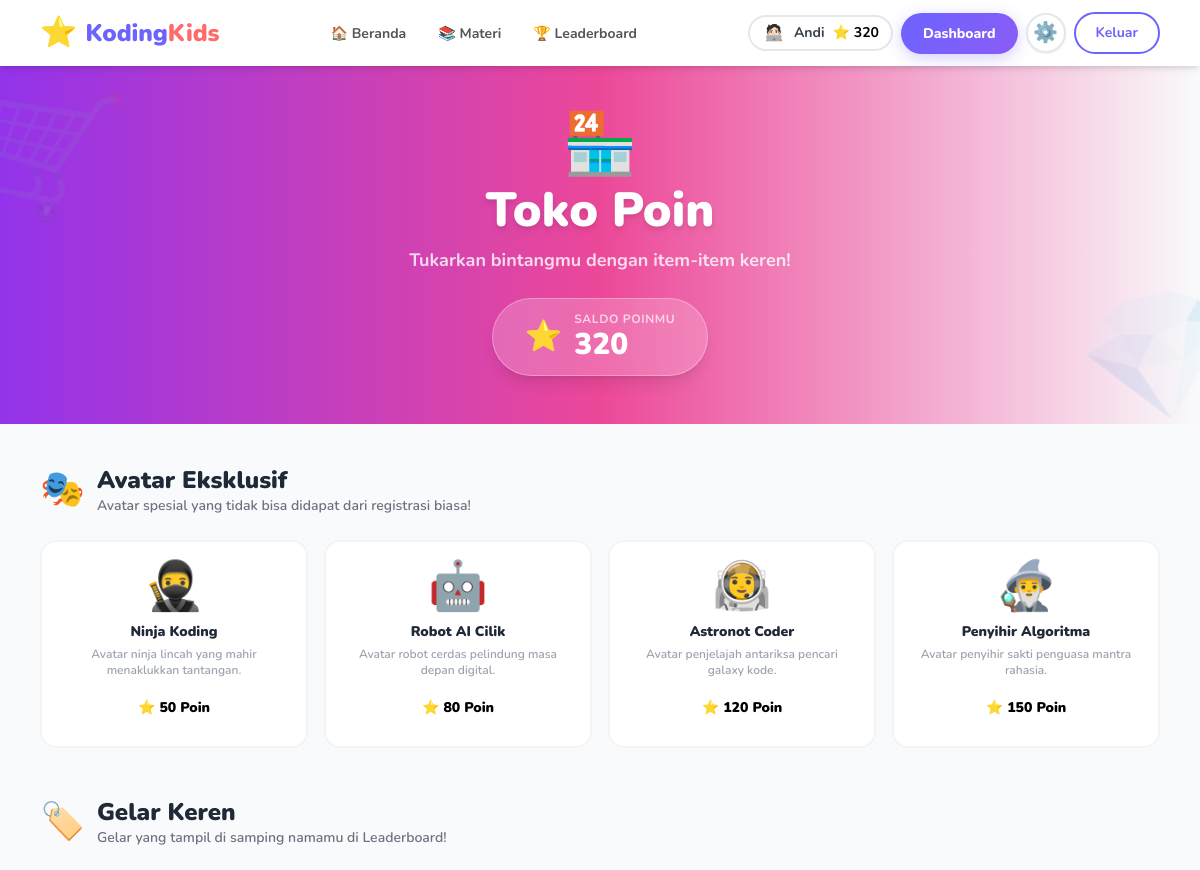
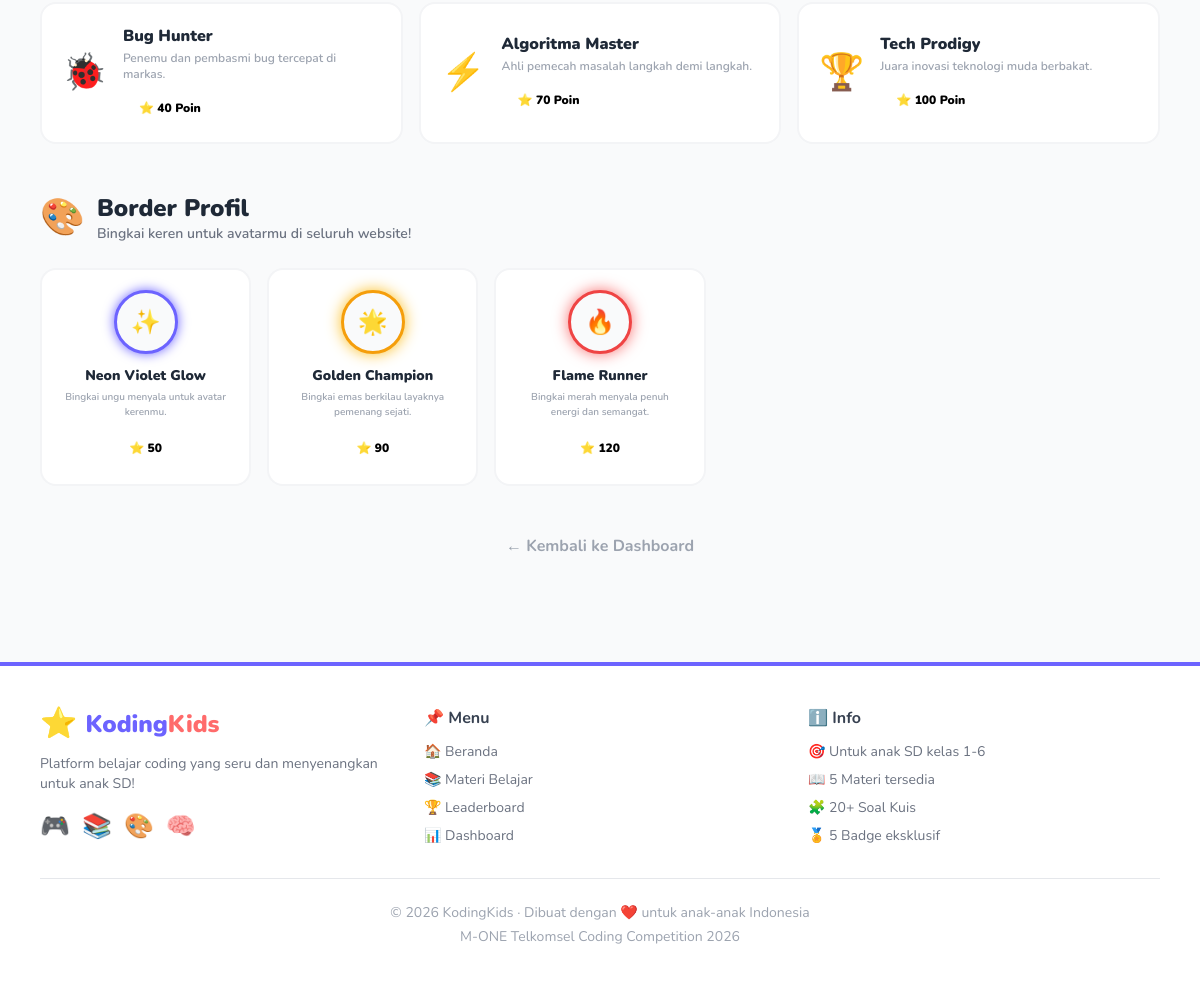
/pages/toko.php (signed in), run on the app's committed database (2 pictures, top to bottom).
### tables this page shows
CREATE TABLE IF NOT EXISTS `users` (
    `id` INT UNSIGNED AUTO_INCREMENT PRIMARY KEY,
    `nama` VARCHAR(100) NOT NULL,
    `username` VARCHAR(50) NOT NULL UNIQUE,
    `email` VARCHAR(100) NOT NULL UNIQUE,
    `password` VARCHAR(255) NOT NULL,
    `avatar` LONGTEXT NOT NULL DEFAULT '🐱',
    `role` ENUM('siswa', 'guru', 'admin') NOT NULL DEFAULT 'siswa',
    `poin` INT NOT NULL DEFAULT 0,
    `created_at` TIMESTAMP NOT NULL DEFAULT CURRENT_TIMESTAMP
);

CREATE TABLE IF NOT EXISTS `toko_items` (
    `id` INT UNSIGNED AUTO_INCREMENT PRIMARY KEY,
    `nama` VARCHAR(100) NOT NULL,
    `deskripsi` VARCHAR(255) NOT NULL,
    `kategori` ENUM('avatar', 'gelar', 'border') NOT NULL,
    `harga` INT NOT NULL DEFAULT 0,
    `icon` VARCHAR(20) NOT NULL DEFAULT '🎁',
    `nilai` VARCHAR(255) DEFAULT '',
    `created_at` TIMESTAMP NOT NULL DEFAULT CURRENT_TIMESTAMP
);

### config/db.php (called while the page is built, shortened)
<?php
$db_host = getenv('DB_HOST') ?: 'localhost';
$db_user = getenv('DB_USER') ?: 'root';
$db_pass = getenv('DB_PASS') !== false ? getenv('DB_PASS') : '';
$db_name = getenv('DB_NAME') ?: 'kodingkids';
$db_port = getenv('DB_PORT') ? (int)getenv('DB_PORT') : 3306;
$conn = @new mysqli($db_host, $db_user, $db_pass, $db_name, $db_port);
$conn->set_charset("utf8mb4");
function isLoggedIn() {
    return isset($_SESSION['user_id']);
}
function renderAvatar($avatar, $size = '1em', $fit = 'cover') {
    return $avatar;
}
function getEquippedItems($user_id) {
    global $conn;
    $stmt = $conn->prepare(
        "SELECT ti.* FROM user_items ui
         JOIN toko_items ti ON ui.item_id = ti.id
         WHERE ui.user_id = ? AND ui.aktif = 1"
    );
    $stmt->bind_param("i", $user_id);
    if (!$stmt->execute()) {
        throw new RuntimeException('Gagal mengambil item yang dipakai: ' . $stmt->error);
    }
    $result = $stmt->get_result();
    $equipped = ['avatar' => null, 'gelar' => null, 'border' => null];
    return $equipped;
}
function userOwnsItem($user_id, $item_id) {
    global $conn;
    $stmt = $conn->prepare(
        "SELECT id FROM user_items WHERE user_id = ? AND item_id = ? LIMIT 1"
    );
    $stmt->bind_param("ii", $user_id, $item_id);
    if (!$stmt->execute()) {
        throw new RuntimeException('Gagal memeriksa kepemilikan item: ' . $stmt->error);
    }
    $stmt->store_result();
    $owns_item = $stmt->num_rows > 0;
    return $owns_item;
}
?>

### pages/toko.php (the view, shortened to what this page needs)
<?php
require_once '../includes/header.php';
$uid = $_SESSION['user_id'];
$items_avatar = $conn->query("SELECT * FROM toko_items WHERE kategori='avatar' ORDER BY harga ASC");
$items_gelar = $conn->query("SELECT * FROM toko_items WHERE kategori='gelar' ORDER BY harga ASC");
$items_border = $conn->query("SELECT * FROM toko_items WHERE kategori='border' ORDER BY harga ASC");
$equipped = getEquippedItems($uid);
$user = $conn->query("SELECT * FROM users WHERE id=$uid")->fetch_assoc();
?>
<div class="bg-gradient-to-r from-purple-600 via-pink-500 to-orange-400 py-12 px-4 text-white text-center relative overflow-hidden">
    <div class="absolute -left-10 top-5 text-9xl opacity-10 rotate-12">🛒</div>
    <div class="absolute -right-10 bottom-0 text-9xl opacity-10 -rotate-12">💎</div>
    <div class="relative z-10">
        <div class="text-6xl mb-3 animate-pop">🏪</div>
        <h1 class="text-4xl md:text-5xl font-black mb-3 drop-shadow-md">Toko Poin</h1>
        <p class="text-white/80 font-bold text-lg mb-6">Tukarkan bintangmu dengan item-item keren!</p>
        <div class="inline-flex items-center gap-3 bg-white/20 backdrop-blur-sm px-8 py-3 rounded-full border border-white/30 shadow-lg">
            <span class="text-3xl">⭐</span>
            <div class="text-left">
                <div class="text-xs font-bold text-white/70 uppercase tracking-wider">Saldo Poinmu</div>
                <div class="text-3xl font-black"><?= number_format($user['poin']) ?></div>
            </div>
        </div>
    </div>
</div>
<div class="max-w-6xl mx-auto px-4 py-10">
    <div class="mb-12">
        <div class="flex items-center gap-3 mb-6">
            <span class="text-4xl">🎭</span>
            <div>
                <h2 class="text-2xl font-black text-gray-800">Avatar Eksklusif</h2>
                <p class="text-gray-500 font-semibold text-sm">Avatar spesial yang tidak bisa didapat dari registrasi biasa!</p>
            </div>
        </div>
        <div class="grid grid-cols-2 sm:grid-cols-3 lg:grid-cols-4 gap-4">
            <?php while ($item = $items_avatar->fetch_assoc()):
                $owned = userOwnsItem($uid, $item['id']);
                $is_active = $equipped['avatar'] && $equipped['avatar']['id'] == $item['id'];
                $can_buy = $user['poin'] >= $item['harga'];
            ?>
            <div class="bg-white rounded-2xl border-2 <?= $is_active ? 'border-purple-400 shadow-lg shadow-purple-100' : ($owned ? 'border-green-300' : 'border-gray-100') ?> p-5 text-center hover:shadow-md transition-all group">
                <div class="text-5xl mb-3 group-hover:scale-110 transition-transform"><?= $item['icon'] ?></div>
                <h3 class="font-black text-gray-800 text-sm"><?= htmlspecialchars($item['nama']) ?></h3>
                <p class="text-gray-400 text-xs font-semibold mt-1 mb-3"><?= htmlspecialchars($item['deskripsi']) ?></p>
                <?php if ($is_active): ?>
                    <form method="POST">
                        <input type="hidden" name="item_id" value="<?= $item['id'] ?>">
                        <button name="unequip" class="w-full bg-purple-100 text-purple-700 font-black py-2 rounded-xl text-sm">✅ Sedang Dipakai</button>
                    </form>
                <?php else: ?>
                    <form method="POST">
                        <button name="beli" class="w-full <?= $can_buy ? 'bg-yellow-400 text-yellow-900 hover:bg-yellow-500' : 'bg-gray-100 text-gray-400 cursor-not-allowed' ?> font-black py-2 rounded-xl text-sm transition-colors" <?= !$can_buy ? 'disabled' : '' ?>>
                            ⭐ <?= $item['harga'] ?> Poin
                        </button>
                    </form>
                <?php endif; ?>
            </div>
            <?php endwhile; ?>
        </div>
    </div>
    <div class="mb-12">
        <div class="flex items-center gap-3 mb-6">
            <span class="text-4xl">🏷️</span>
            <div>
                <h2 class="text-2xl font-black text-gray-800">Gelar Keren</h2>
                <p class="text-gray-500 font-semibold text-sm">Gelar yang tampil di samping namamu di Leaderboard!</p>
            </div>
        </div>
        <div class="grid grid-cols-1 sm:grid-cols-2 lg:grid-cols-3 gap-4">
            <?php while ($item = $items_gelar->fetch_assoc()):
                $owned = userOwnsItem($uid, $item['id']);
                $is_active = $equipped['gelar'] && $equipped['gelar']['id'] == $item['id'];
                $can_buy = $user['poin'] >= $item['harga'];
            ?>
            <div class="bg-white rounded-2xl border-2 <?= $is_active ? 'border-purple-400 shadow-lg shadow-purple-100' : ($owned ? 'border-green-300' : 'border-gray-100') ?> p-5 flex items-center gap-4 hover:shadow-md transition-all">
                <div class="text-4xl flex-shrink-0"><?= $item['icon'] ?></div>
                <div class="flex-1 min-w-0">
                    <h3 class="font-black text-gray-800"><?= htmlspecialchars($item['nama']) ?></h3>
                    <p class="text-gray-400 text-xs font-semibold mt-0.5"><?= htmlspecialchars($item['deskripsi']) ?></p>
                    <div class="mt-3">
                        <?php if ($is_active): ?>
                            <form method="POST">
                                <input type="hidden" name="item_id" value="<?= $item['id'] ?>">
                                <button name="unequip" class="bg-purple-100 text-purple-700 font-black py-1.5 px-4 rounded-xl text-xs">✅ Sedang Dipakai</button>
                            </form>
                        <?php else: ?>
                            <form method="POST">
                                <button name="beli" class="<?= $can_buy ? 'bg-yellow-400 text-yellow-900 hover:bg-yellow-500' : 'bg-gray-100 text-gray-400 cursor-not-allowed' ?> font-black py-1.5 px-4 rounded-xl text-xs transition-colors" <?= !$can_buy ? 'disabled' : '' ?>>
                                    ⭐ <?= $item['harga'] ?> Poin
                                </button>
                            </form>
                        <?php endif; ?>
                    </div>
                </div>
            </div>
            <?php endwhile; ?>
        </div>
    </div>
    <div class="mb-12">
        <div class="flex items-center gap-3 mb-6">
            <span class="text-4xl">🎨</span>
            <div>
                <h2 class="text-2xl font-black text-gray-800">Border Profil</h2>
                <p class="text-gray-500 font-semibold text-sm">Bingkai keren untuk avatarmu di seluruh website!</p>
            </div>
        </div>
        <div class="grid grid-cols-2 sm:grid-cols-3 lg:grid-cols-5 gap-4">
            <?php while ($item = $items_border->fetch_assoc()):
                $owned = userOwnsItem($uid, $item['id']);
                $is_active = $equipped['border'] && $equipped['border']['id'] == $item['id'];
                $can_buy = $user['poin'] >= $item['harga'];
            ?>
            <div class="bg-white rounded-2xl border-2 <?= $is_active ? 'border-purple-400 shadow-lg shadow-purple-100' : ($owned ? 'border-green-300' : 'border-gray-100') ?> p-5 text-center hover:shadow-md transition-all">
                <div class="w-16 h-16 rounded-full mx-auto mb-3 flex items-center justify-center text-2xl bg-gray-50" style="<?= $item['nilai'] ?>">
                    <?= $item['icon'] ?>
                </div>
                <h3 class="font-black text-gray-800 text-sm"><?= htmlspecialchars($item['nama']) ?></h3>
                <p class="text-gray-400 text-[10px] font-semibold mt-1 mb-3"><?= htmlspecialchars($item['deskripsi']) ?></p>
                <?php if ($is_active): ?>
                    <form method="POST">
                        <input type="hidden" name="item_id" value="<?= $item['id'] ?>">
                        <button name="unequip" class="w-full bg-purple-100 text-purple-700 font-black py-2 rounded-xl text-xs">✅ Dipakai</button>
                    </form>
                <?php else: ?>
                    <form method="POST">
                        <button name="beli" class="w-full <?= $can_buy ? 'bg-yellow-400 text-yellow-900 hover:bg-yellow-500' : 'bg-gray-100 text-gray-400 cursor-not-allowed' ?> font-black py-2 rounded-xl text-xs transition-colors" <?= !$can_buy ? 'disabled' : '' ?>>
                            ⭐ <?= $item['harga'] ?>
                        </button>
                    </form>
                <?php endif; ?>
            </div>
            <?php endwhile; ?>
        </div>
    </div>
    <div class="text-center">
        <a href="dashboard.php" class="text-gray-400 font-bold hover:text-gray-800 transition-colors">← Kembali ke Dashboard</a>
    </div>
</div>
<?php require_once '../includes/footer.php'; ?>

### includes/header.php (shortened to what this page needs)
<?php
require_once __DIR__ . '/../config/db.php';
$current_page = basename($_SERVER['PHP_SELF']);
$root_prefix = (strpos($_SERVER['PHP_SELF'], '/pages/') !== false) ? '../' : '';
$user_poin = 0;
$user_nama = '';
$user_avatar = '🐱';
if (isLoggedIn()) {
    $uid = $_SESSION['user_id'];
    $user_data = $conn->query("SELECT nama, poin, avatar FROM users WHERE id = $uid")->fetch_assoc();
    $user_poin = $user_data['poin'];
    $user_nama = $user_data['nama'];
    $user_avatar = renderAvatar($user_data['avatar']);
}
?>
<!DOCTYPE html>
<html lang="id">
<head>
    <script src="https://cdn.tailwindcss.com"></script>
    <link rel="stylesheet" href="https://cdnjs.cloudflare.com/ajax/libs/animate.css/4.1.1/animate.min.css"/>
    <link rel="stylesheet" href="<?= $root_prefix ?>assets/css/style.css">
</head>
<body class="font-nunito bg-gray-50 min-h-screen">
<nav class="bg-white shadow-md sticky top-0 z-50">
    <div class="max-w-6xl mx-auto px-4 py-3 flex items-center justify-between">
        <a href="<?= $root_prefix ?>index.php" class="flex items-center gap-2 text-primary font-black text-2xl hover:scale-105 transition-transform">
            <span class="text-3xl animate-bounce-slow">⭐</span>
            <span>Koding<span class="text-accent">Kids</span></span>
        </a>
        <div class="hidden md:flex items-center gap-1">
            <a href="<?= $root_prefix ?>index.php"
               class="nav-link <?= $current_page == 'index.php' ? 'nav-active' : '' ?>">🏠 Beranda</a>
            <a href="<?= $root_prefix ?>pages/materi.php"
               class="nav-link <?= $current_page == 'materi.php' ? 'nav-active' : '' ?>">📚 Materi</a>
            <a href="<?= $root_prefix ?>pages/leaderboard.php"
               class="nav-link <?= $current_page == 'leaderboard.php' ? 'nav-active' : '' ?>">🏆 Leaderboard</a>
        </div>
        <div class="flex items-center gap-2">
            <?php if (isLoggedIn()): ?>
                <?php if (in_array(strtolower((string) ($_SESSION['user_role'] ?? '')), ['guru', 'admin'], true)): ?>
                    <div class="flex items-center gap-2 bg-gray-100 border-2 border-gray-300 rounded-full px-3 py-1">
                        <span class="text-xl">👨‍🏫</span>
                        <span class="text-sm font-bold text-gray-700 hidden sm:block">Admin</span>
                    </div>
                <?php else: ?>
                    <div class="flex items-center gap-2 bg-yellow-50 border-2 border-yellow-300 rounded-full px-3 py-1">
                        <span class="w-6 h-6 rounded-full overflow-hidden inline-flex items-center justify-center flex-shrink-0"><?= $user_avatar ?></span>
                        <span class="text-sm font-bold text-gray-700 hidden sm:block"><?= htmlspecialchars(explode(' ', $user_nama)[0]) ?></span>
                        <span class="text-sm font-bold text-yellow-600">⭐ <?= $user_poin ?></span>
                    </div>
                <?php endif; ?>
                <a href="<?= $root_prefix ?>pages/<?= in_array(strtolower((string) ($_SESSION['user_role'] ?? '')), ['guru', 'admin'], true) ? 'guru.php' : 'dashboard.php' ?>"
                   class="btn-primary hidden sm:block"><?= in_array(strtolower((string) ($_SESSION['user_role'] ?? '')), ['guru', 'admin'], true) ? 'Panel Guru' : 'Dashboard' ?></a>
                <a href="<?= $root_prefix ?>pages/profile.php"
                   class="bg-white border-2 border-gray-200 hover:bg-gray-100 hover:border-gray-300 text-xl rounded-full w-10 h-10 flex items-center justify-center transition-all shadow-sm" title="Edit Profil">⚙️</a>
                <a href="<?= $root_prefix ?>pages/logout.php"
                   class="btn-outline text-sm">Keluar</a>
            <?php endif; ?>
        </div>
    </div>
</nav>

### assets/css/style.css (style rules this page uses)
* { box-sizing: border-box; }
body { font-family: 'Nunito', sans-serif; }
.nav-link { padding: 8px 14px; border-radius: 12px; font-weight: 700; font-size: 14px; color: #555; transition: all 0.2s; text-decoration: none; }
.btn-primary { background: linear-gradient(135deg, #6C63FF, #8B5CF6); color: white; padding: 10px 22px; border-radius: 50px; font-weight: 800; font-size: 14px; text-decoration: none; display: inline-block; transition: all 0.2s; border: none; cursor: pointer; box-shadow: 0 4px 15px rgba(108,99,255,0.3); }
.btn-outline { background: white; color: #6C63FF; padding: 9px 20px; border-radius: 50px; font-weight: 700; font-size: 14px; text-decoration: none; display: inline-block; transition: all 0.2s; border: 2px solid #6C63FF; cursor: pointer; }
.animate-bounce-slow { animation: bounce-slow 2s ease-in-out infinite; }
.animate-pop { animation: pop 0.4s ease forwards; }

### data on the page
users: avatar "🧑🏻‍💻", nama "Andi", poin "320"
toko_items: icon "🥷", nama "Ninja Koding", deskripsi "Avatar ninja lincah yang mahir menaklukkan tantangan.", harga "50"
toko_items: icon "🤖", nama "Robot AI Cilik", deskripsi "Avatar robot cerdas pelindung masa depan digital.", harga "80"
toko_items: icon "👨‍🚀", nama "Astronot Coder", deskripsi "Avatar penjelajah antariksa pencari galaxy kode.", harga "120"
toko_items: icon "🧙‍♂️", nama "Penyihir Algoritma", deskripsi "Avatar penyihir sakti penguasa mantra rahasia.", harga "150"
toko_items: icon "🐞", nama "Bug Hunter", deskripsi "Penemu dan pembasmi bug tercepat di markas.", harga "40"
toko_items: icon "⚡", nama "Algoritma Master", deskripsi "Ahli pemecah masalah langkah demi langkah.", harga "70"
toko_items: icon "🏆", nama "Tech Prodigy", deskripsi "Juara inovasi teknologi muda berbakat.", harga "100"
toko_items: icon "✨", nama "Neon Violet Glow", deskripsi "Bingkai ungu menyala untuk avatar kerenmu.", harga "50"
toko_items: icon "🌟", nama "Golden Champion", deskripsi "Bingkai emas berkilau layaknya pemenang sejati.", harga "90"
toko_items: icon "🔥", nama "Flame Runner", deskripsi "Bingkai merah menyala penuh energi dan semangat.", harga "120"
